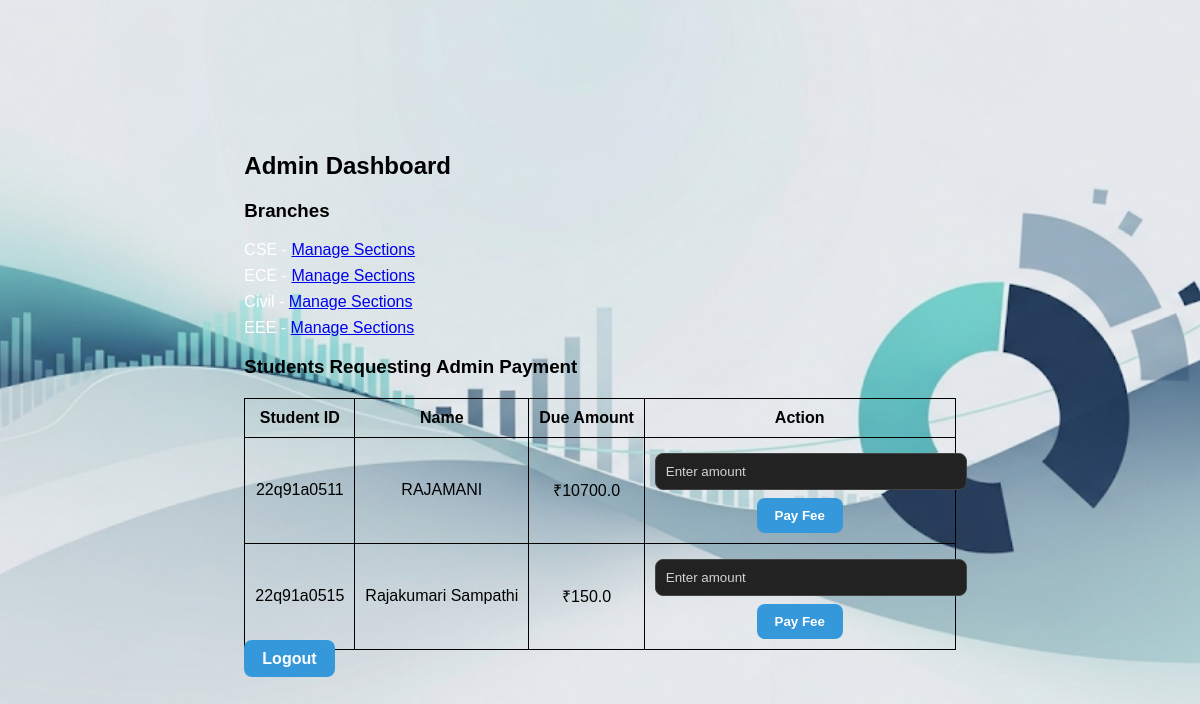
Screenshot of /admin/dashboard (signed in) with the database file from the repository.
### tables this page shows
CREATE TABLE branches (
            id INTEGER PRIMARY KEY AUTOINCREMENT,
            name TEXT UNIQUE NOT NULL
        );

CREATE TABLE students (
            sid TEXT PRIMARY KEY,
            name TEXT NOT NULL,
            total REAL NOT NULL,
            balance REAL NOT NULL,
            password TEXT NOT NULL
        , branch_id INTEGER, section_id INTEGER, email TEXT, phone TEXT, admin_request INTEGER DEFAULT 0);

### app.py (the view)
@app.route("/admin/dashboard")
def admin_dashboard():
    if "admin" not in session:
        return redirect(url_for("admin_login"))
    with get_db_connection() as conn:
        branches = conn.execute("SELECT * FROM branches").fetchall()
        requested_students = conn.execute("SELECT * FROM students WHERE admin_request=1").fetchall()
    return render_template("admin_dashboard.html", branches=branches, requested_students=requested_students)

### app.py (called while the page is built)
def get_db_connection():
    conn = sqlite3.connect(DB_PATH, timeout=10)
    conn.row_factory = sqlite3.Row
    return conn

### templates/admin_dashboard.html (shortened to what this page needs)
{% extends "base.html" %}
{% block content %}
<div class="content-box">
    <h2>Admin Dashboard</h2>
    <h3>Branches</h3>
    <ul>
        {% for branch in branches %}
            <li>{{ branch['name'] }} -
                <a href="{{ url_for('add_section', branch_id=branch['id']) }}">Manage Sections</a>
            </li>
        {% endfor %}
    </ul>
    <h3>Students Requesting Admin Payment</h3>
    {% if requested_students %}
    <table>
        <tr>
            <th>Student ID</th>
            <th>Name</th>
            <th>Due Amount</th>
            <th>Action</th>
        </tr>
        {% for s in requested_students %}
        <tr>
            <td>{{ s['sid'] }}</td>
            <td>{{ s['name'] }}</td>
            <td>₹{{ s['balance'] }}</td>
            <td>
                <form method="post" action="{{ url_for('admin_pay_fee', sid=s['sid']) }}">
                    <input type="number" name="amount" placeholder="Enter amount" required>
                    <button type="submit" class="btn btn-success">Pay Fee</button>
                </form>
            </td>
        </tr>
        {% endfor %}
    </table>
    {% else %}
    <p>No students requesting payment.</p>
    {% endif %}
    <a href="{{ url_for('admin_logout') }}" class="btn btn-danger">Logout</a>
</div>
{% endblock %}

### static/style.css (style rules this page uses)
body { background-color: #111; color: #fff; font-family: Arial, sans-serif; margin: 0; padding: 0; display: flex; justify-content: center; align-items: center; height: 100vh; }
h1, h2, h3, h4, h5, h6 { color: #fff; }
input, select, textarea { background-color: #222; color: #fff; border: 1px solid #444; border-radius: 8px; padding: 10px; width: 100%; outline: none; margin-top: 5px; }
.btn, button { background-color: #3498db; color: #fff; border: none; padding: 10px 16px; border-radius: 8px; cursor: pointer; font-weight: bold; text-decoration: none; }
table, th, td { border: 1px solid #333; }
th { background-color: #222; color: #fff; }
td { background-color: #111; color: #fff; }
label, h1, h2, h3, h4, h5, h6, p, span, li { color: #fff; }
input::placeholder { color: #fff; opacity: 0.8; }
.btn { background: #3498db; color: #fff; padding: 10px 18px; border-radius: 8px; text-decoration: none; }

### rows the page displays
branches: name "CSE"
branches: name "ECE"
branches: name "Civil"
branches: name "EEE"
students: sid "22q91a0511", name "RAJAMANI", balance "10700.0"
students: sid "22q91a0515", name "Rajakumari Sampathi", balance "150.0"
